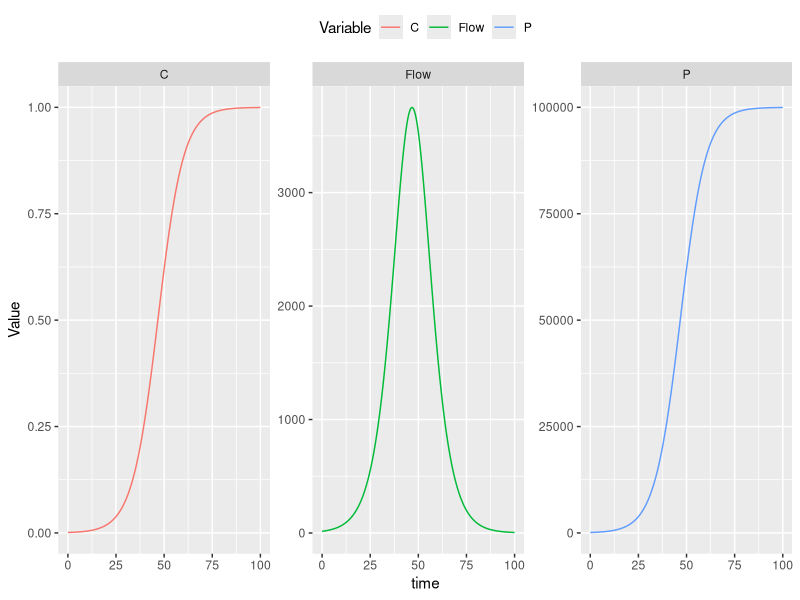

Recreate this plot in R.
library(deSolve)
library(dplyr)
library(ggplot2)
library(tidyr)

ltg <- function(time, stocks, auxs){
  with(as.list(c(stocks, auxs)),{
    C <- P/K             # Eq (2)
    dP_dt <- r*P*(1-C)   # Eq (1)
    return (list(c(dP_dt), r=r, K=K,C=C,Flow=dP_dt))
  })
}

simtime <- seq(0,100,by=0.25)
stocks  <- c(P=100)          # Eq (5)
auxs    <- c(r=0.15,K=100000)  # Eq (3) and Eq (4)

res <- ode(y=stocks, 
           times=simtime, 
           func = ltg, 
           parms=auxs, 
           method="euler") %>%
  data.frame() %>%
  dplyr::as_tibble()
res

res_long <- res %>%
  dplyr::select(time,C,P,Flow) %>%
  tidyr::pivot_longer(names_to = "Variable", values_to = "Value",-time)

ggplot(res_long,aes(x=time,y=Value,colour=Variable)) + 
  geom_line() + facet_wrap(~Variable,scales = "free")+
  theme(legend.position = "top")
